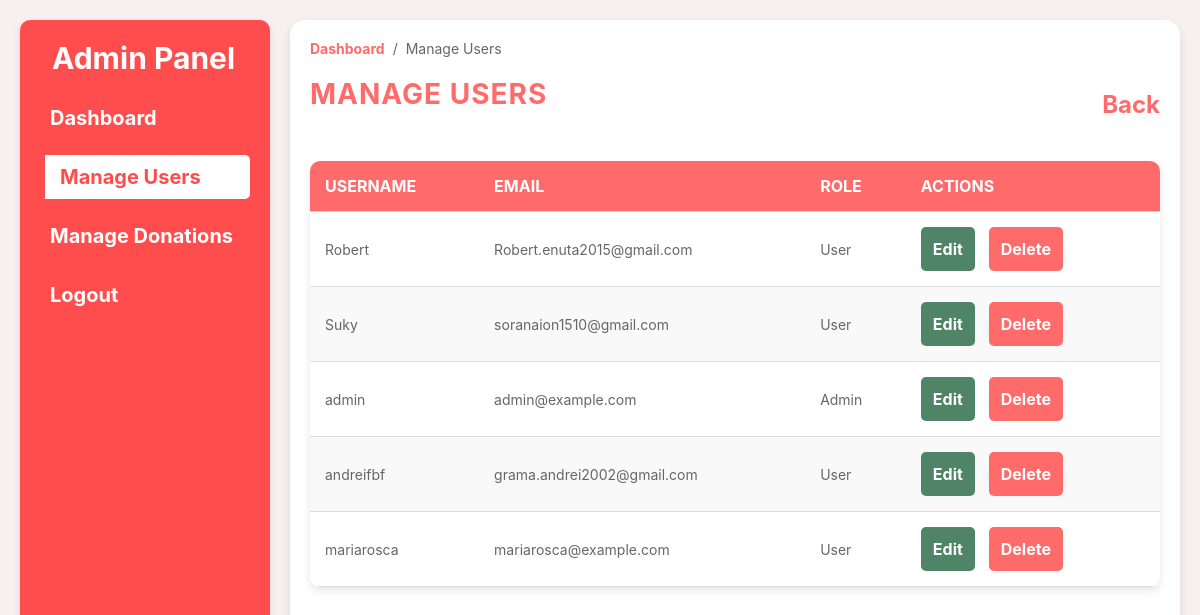
Page /admin/users (signed in) on the earlier database version.
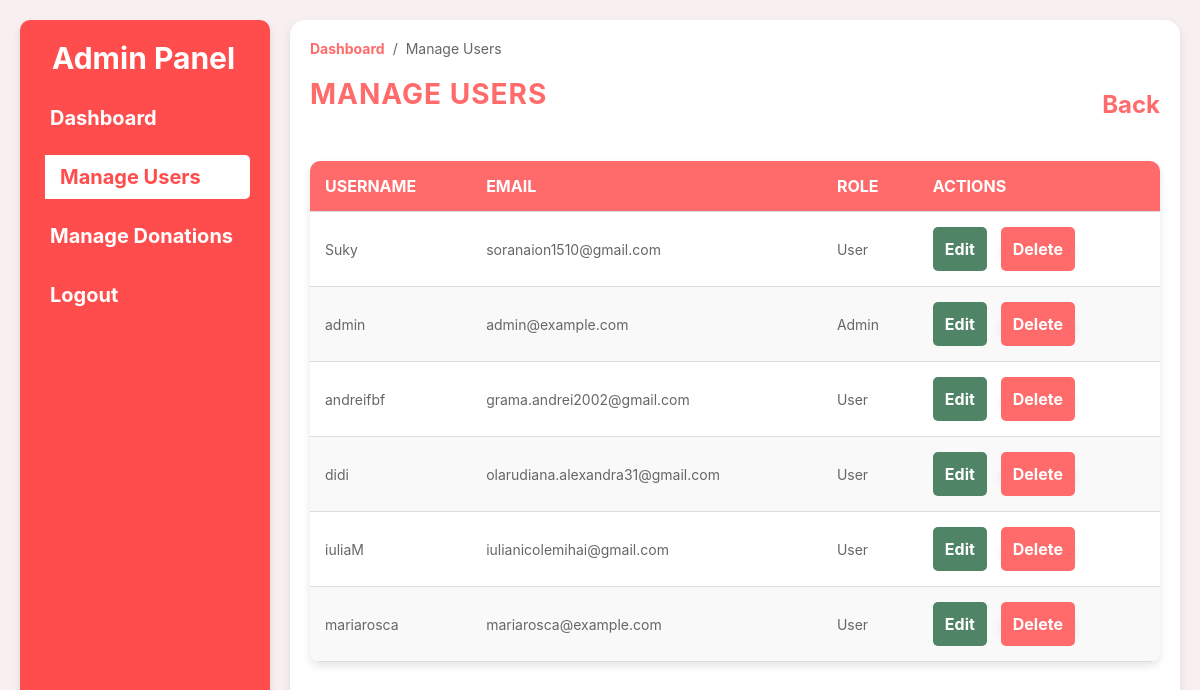
Same page on the later database version.
### tables this page shows
CREATE TABLE users (
        id INTEGER PRIMARY KEY AUTOINCREMENT,
        full_name TEXT NOT NULL,
        username TEXT UNIQUE NOT NULL,
        email TEXT UNIQUE NOT NULL,
        password TEXT NOT NULL 
    , is_admin BOOLEAN DEFAULT 0);

### app.py (the view)
@app.route('/admin/users')
def admin_users():
    if not session.get('logged_in') or not session.get('is_admin'):
        flash("Access Denied. Admins Only!", "danger")
        return redirect(url_for('login'))
    conn = get_db_connection()
    cursor = conn.cursor()
    cursor.execute("""
        SELECT id, username, email,
               CASE WHEN is_admin = 1 THEN 'Admin' ELSE 'User' END AS role
        FROM users
        ORDER BY username
    """)
    users = cursor.fetchall()
    conn.close()
    return render_template('users.html', users=users)

### app.py (called while the page is built)
def get_db_connection():
    try:
        conn = sqlite3.connect('database.db')  # Adjust path if necessary
        conn.row_factory = sqlite3.Row  # Enable dictionary-like row access
        return conn
    except sqlite3.Error as e:
        print(f"Error connecting to database: {e}")
        return None

### templates/users.html (shortened to what this page needs)
<!DOCTYPE html>
<html lang="en">
<head>
    <link rel="stylesheet" href="{{ url_for('static', filename='css/styles-manage-users.css') }}">
</head>
<body>
    <div class="admin-container">
        <aside class="sidebar">
            <div class="sidebar-header">
                <h2>Admin Panel</h2>
            </div>
            <ul class="sidebar-menu">
                <li><a href="{{ url_for('admin_dashboard') }}">Dashboard</a></li>
                <li><a href="{{ url_for('admin_users') }}" class="active">Manage Users</a></li>
                <li><a href="{{ url_for('admin_donations') }}">Manage Donations</a></li>
                <li><a href="{{ url_for('logout') }}">Logout</a></li>
            </ul>
        </aside>
        <main class="main-content">
            <div class="breadcrumb">
                <a href="{{ url_for('admin_dashboard') }}">Dashboard</a> /
                <span>Manage Users</span>
            </div>
            <header class="main-header">
                <div style="display: flex; justify-content: space-between; align-items: center;">
                    <h1>Manage Users</h1>
                    <a href="{{ url_for('admin_dashboard') }}" class="btn-back">Back</a>
                </div>
            </header>
            <section>
                <table>
                    <thead>
                        <tr>
                            <th>Username</th>
                            <th>Email</th>
                            <th>Role</th>
                            <th>Actions</th>
                        </tr>
                    </thead>
                    <tbody>
                        {% for user in users %}
                        <tr>
                            <td>{{ user['username'] }}</td>
                            <td>{{ user['email'] }}</td>
                            <td>{{ user['role'] }}</td>
                            <td>
                                <a href="/admin/edit_user/{{ user['id'] }}" class="inline-edit">Edit</a>
                                <form action="/admin/delete_user/{{ user['id'] }}" method="POST" style="display:inline;">
                                    <button type="submit" class="inline-edit">Delete</button>
                                </form>
                            </td>
                        </tr>
                        {% endfor %}
                    </tbody>
                </table>
            </section>
        </main>
    </div>
</body>
</html>

Differences in the rows shown:
removed users: username "Robert", email "Robert.enuta2015@gmail.com", role "User"
added users: username "didi", email "olarudiana.alexandra31@gmail.com", role "User"
added users: username "iuliaM", email "iulianicolemihai@gmail.com", role "User"
